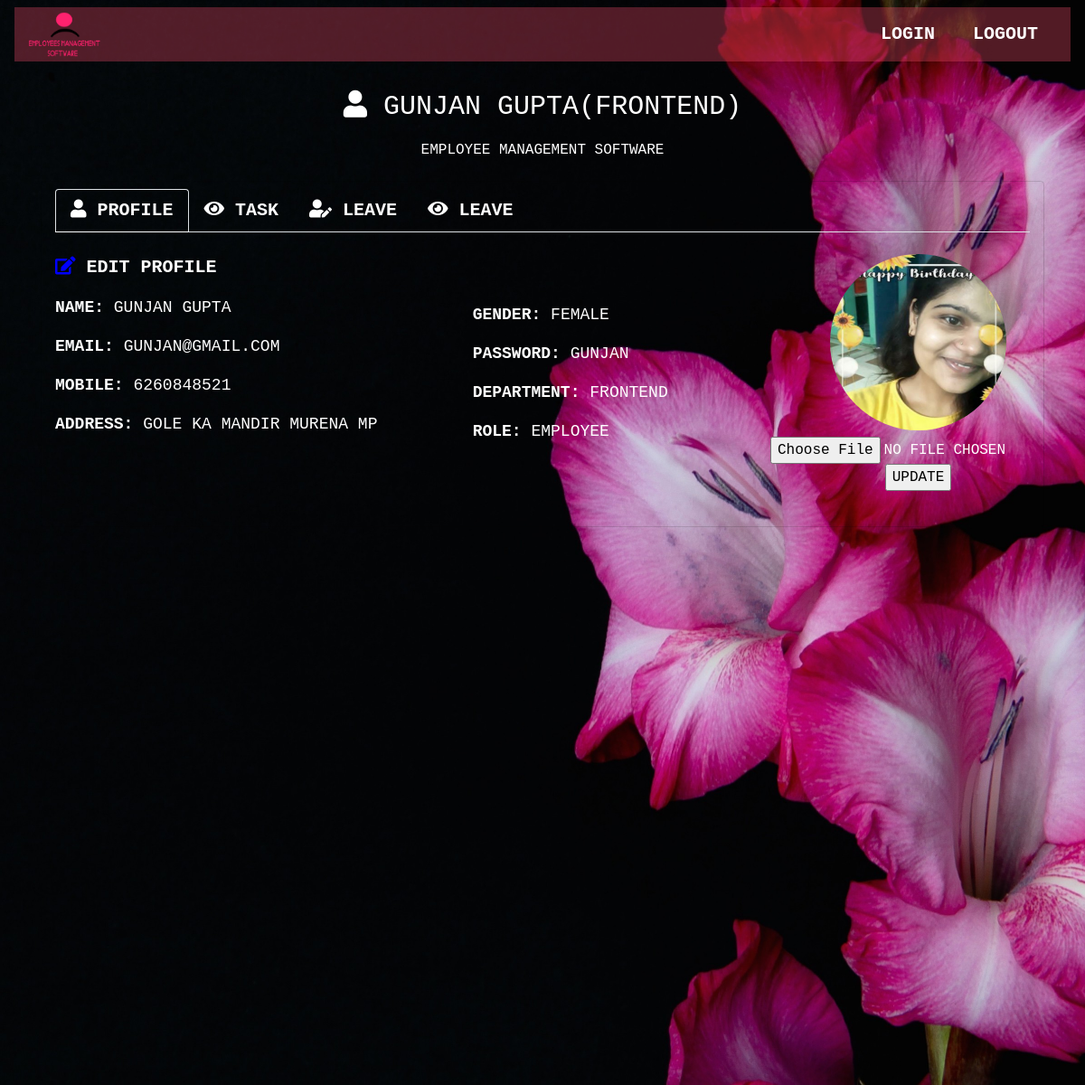
The app's page /employee/index.php (signed in) with its own data.
### tables this page shows
CREATE TABLE `employee` (
  `id` int(11) NOT NULL,
  `name` varchar(350) NOT NULL,
  `email` varchar(100) NOT NULL,
  `mobile` varchar(350) NOT NULL,
  `address` text NOT NULL,
  `gender` varchar(350) NOT NULL,
  `department` varchar(350) NOT NULL,
  `password` varchar(350) NOT NULL,
  `forgott_pass` varchar(350) NOT NULL,
  `image` text NOT NULL,
  `role` varchar(350) NOT NULL,
  `time` timestamp NOT NULL DEFAULT CURRENT_TIMESTAMP ON UPDATE CURRENT_TIMESTAMP
);

### employee/profile.php (the view, shortened to what this page needs)
<?php
       include ('dbcon.php');
       $user=$_SESSION['email'];
       $q = "SELECT * FROM `employee` WHERE  `email`='$user'";
       $query = mysqli_query($con, $q);
       $result = mysqli_fetch_array($query);
  ?>
<div class="card container-fluid" style="padding-right: 0px;
    padding-left: 0px;background-color:transparent!important;">
<div class="container-fluid">
    <div class="row my-2">
        <div class="col-lg-12 order-lg-2">
            <ul class="nav nav-tabs">
                <li class="nav-item" class="m">
                    <a style="background-color:transparent!important;" href="" data-target="#profile" data-toggle="tab" class="nav-link active"><i class="fas fa-user"></i><b> Profile</b></a>
                </li>
                <li class="nav-item">
                    <a style="background-color:transparent!important;" href="" data-target="#viewtask" data-toggle="tab" class="nav-link"><i class="fas fa-eye"></i><b> Task</b></a>
                </li>
                <li class="nav-item">
                    <a style="background-color:transparent!important;" href="" data-target="#leave" data-toggle="tab" class="nav-link"><i class="fas fa-user-edit"></i><b> Leave</b></a>
                </li>
                 <li class="nav-item">
                    <a style="background-color:transparent!important;" href="" data-target="#viewleave" data-toggle="tab" class="nav-link"><i class="fas fa-eye"></i><b> Leave</b></a>
                </li>
            </ul>
            <div class="tab-content py-4">
                <div class="tab-pane active" id="profile">
                    <div class="row">
                        <div class="col-md-12">
                          <div class="row">
                                <div class="col-md-5">
                                  <p><a class="text-left" href="empedit.php?id=<?php echo $result['id']?>"><i style="color:blue!important;" class="fas fa-edit"></i>&nbsp;<b>Edit Profile</b></a></p>
                                   <p><b>Name: </b><span><?php echo$result['name']?></span></p>
                                   <p><b>Email: </b><span><?php echo$result['email']?></span></p>
                                   <p><b>Mobile: </b><span><?php echo$result['mobile']?></span></p>
                                   <p><b>Address: </b><span><?php echo$result['address']?></span></p>
                                </div>
                                <div class="col-md-4">
                                  <br class="mob">
                                  <br class="mob">
                                    <p><b>Gender: </b><span><?php echo$result['gender']?></span></p>
                                    <p><b>Password: </b><span><?php echo$result['password']?></span></p>
                                    <p><b>Department: </b><span></i><?php echo$result['department']?></span></p>
                                    <p><b>Role: </b><span><?php echo$result['role']?></span></p>
                                </div>
                                <div class="col-md-3 text-center">
                                  <img src="<?php echo $result['image']?>" style="height: 195px;width: 195px;border-radius: 50%;" class="mob" alt="AdminLTE Logo">
                                  <form class="md-form" action="imageupdate.php" method="post" enctype="multipart/form-data">
                                    <div class="file-field">
                                      <div class="d-flex justify-content-center">
                                        <div class="btn btn-mdb-color btn-rounded float-left">
                                          <input style="color:white;" type="file" name="image">
                                          <br><input type="submit" name="update" value="update">
                                        </div>
                                      </div>
                                    </div>
                                  </form>
                                </div>
                            </div>
                        </div>
                    </div>
                </div>
            </div>
        </div>
    </div>
</div>
</div>

### employee/header.php (shortened to what this page needs)
<?php
       include ('dbcon.php');
       $user=$_SESSION['password'];
       $q = "SELECT * FROM `employee` WHERE  `password`='$user'";
       $query = mysqli_query($con, $q);
       $result = mysqli_fetch_array($query);
  ?>
<!DOCTYPE html>
<html>
<head>
    <link rel="stylesheet" href="https://stackpath.bootstrapcdn.com/bootstrap/4.3.1/css/bootstrap.min.css">
    <link rel="stylesheet" href="https://stackpath.bootstrapcdn.com/bootstrap/4.5.0/css/bootstrap.min.css">
    <link rel="stylesheet" href="https://pro.fontawesome.com/releases/v5.10.0/css/all.css"/>
    <link rel="stylesheet" href="https://cdnjs.cloudflare.com/ajax/libs/animate.css/4.0.0/animate.min.css">
    <link rel="stylesheet" type="text/css" href="css/index.css">
</head>
<body>
<div class="bgimg">
    <div class="container-fluid">
      <nav class="navbar navbar-expand-sm navbar-dark fixed-top a bg">
        <div class="container-fluid" style="background:#f24d6a54!important;">
          <a href="index.php">
            <img class="web-logo" src="../image/logo.png" width="80px" height="50px" ;>
          </a>
          <div class="collapse navbar-collapse" id="a">
            <ul class="navbar-nav ml-auto " style="text-align:center;">
              <li class="nav-item">
                <button type="button" class="btn"><a href="" data-target="#login" data-toggle="tab" class="nav-link"><b>Login</b></a></button>
              </li>
              <li class="n style=av-item">
                <button type="button" class="btn "><a href="logout.php" class="nav-link"><b>Logout</b></a></button>
              </li>
            </ul>
            <br>
          </div>
        </div>
      </nav>
    </div>
  <div class="topleft">
    <p><i class="fas fa-user"></i> <?php echo$result['name'];?><span class="mob">(<?php echo$result['department'];?>)</span>
      </p>
    <h6>employee management software</h6>
  </div>

### employee/css/index.css (style rules this page uses)
* { text-transform:uppercase; }
body, html { height: 100%; margin: 0; }
.bgimg { background-image: url('../../image/bg2.jpg'); height:1200px; background-position: center; background-size: cover; position: relative; color: white; font-family: "Courier New", Courier, monospace; font-size: 36px; }
.topleft { position:relative; top:8%!important; font-size:30px; text-align:center; }
a { color:white!important; font-size: 20px; text-decoration:none!important; }

### records on screen
employee: name "GUNJAN GUPTA", department "FRONTEND", email "GUNJAN@GMAIL.COM", mobile "6260848521", address "GOLE KA MANDIR MURENA MP", gender "FEMALE", password "GUNJAN", role "EMPLOYEE", image (picture)
